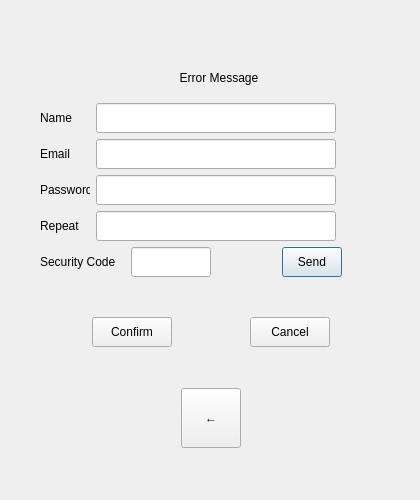
<?xml version="1.0" encoding="UTF-8"?>
<ui version="4.0">
 <class>signupDialog</class>
 <widget class="QDialog" name="signupDialog">
  <property name="geometry">
   <rect>
    <x>0</x>
    <y>0</y>
    <width>420</width>
    <height>500</height>
   </rect>
  </property>
  <property name="minimumSize">
   <size>
    <width>380</width>
    <height>500</height>
   </size>
  </property>
  <property name="maximumSize">
   <size>
    <width>420</width>
    <height>500</height>
   </size>
  </property>
  <property name="windowTitle">
   <string>Dialog</string>
  </property>
  <layout class="QVBoxLayout" name="verticalLayout">
   <item>
    <layout class="QVBoxLayout" name="verticalLayout_2">
     <item>
      <widget class="QStackedWidget" name="stackedWidget">
       <property name="minimumSize">
        <size>
         <width>400</width>
         <height>480</height>
        </size>
       </property>
       <property name="maximumSize">
        <size>
         <width>400</width>
         <height>480</height>
        </size>
       </property>
       <property name="currentIndex">
        <number>0</number>
       </property>
       <widget class="QWidget" name="page">
        <property name="minimumSize">
         <size>
          <width>400</width>
          <height>480</height>
         </size>
        </property>
        <property name="maximumSize">
         <size>
          <width>400</width>
          <height>480</height>
         </size>
        </property>
        <layout class="QVBoxLayout" name="verticalLayout_3">
         <item>
          <spacer name="verticalSpacer_4">
           <property name="orientation">
            <enum>Qt::Vertical</enum>
           </property>
           <property name="sizeType">
            <enum>QSizePolicy::Preferred</enum>
           </property>
           <property name="sizeHint" stdset="0">
            <size>
             <width>20</width>
             <height>40</height>
            </size>
           </property>
          </spacer>
         </item>
         <item>
          <widget class="QWidget" name="widget" native="true">
           <property name="minimumSize">
            <size>
             <width>0</width>
             <height>30</height>
            </size>
           </property>
           <layout class="QVBoxLayout" name="verticalLayout_4">
            <item>
             <widget class="QLabel" name="err_label">
              <property name="minimumSize">
               <size>
                <width>380</width>
                <height>30</height>
               </size>
              </property>
              <property name="maximumSize">
               <size>
                <width>380</width>
                <height>30</height>
               </size>
              </property>
              <property name="text">
               <string>Error Message</string>
              </property>
              <property name="alignment">
               <set>Qt::AlignCenter</set>
              </property>
             </widget>
            </item>
           </layout>
          </widget>
         </item>
         <item>
          <layout class="QHBoxLayout" name="horizontalLayout">
           <item>
            <spacer name="horizontalSpacer_4">
             <property name="orientation">
              <enum>Qt::Horizontal</enum>
             </property>
             <property name="sizeType">
              <enum>QSizePolicy::Fixed</enum>
             </property>
             <property name="sizeHint" stdset="0">
              <size>
               <width>20</width>
               <height>20</height>
              </size>
             </property>
            </spacer>
           </item>
           <item>
            <widget class="QLabel" name="userName_label">
             <property name="minimumSize">
              <size>
               <width>50</width>
               <height>30</height>
              </size>
             </property>
             <property name="maximumSize">
              <size>
               <width>50</width>
               <height>30</height>
              </size>
             </property>
             <property name="text">
              <string>Name</string>
             </property>
            </widget>
           </item>
           <item>
            <widget class="QLineEdit" name="userName_box">
             <property name="minimumSize">
              <size>
               <width>240</width>
               <height>30</height>
              </size>
             </property>
             <property name="maximumSize">
              <size>
               <width>240</width>
               <height>30</height>
              </size>
             </property>
             <property name="maxLength">
              <number>180</number>
             </property>
            </widget>
           </item>
           <item>
            <spacer name="horizontalSpacer_3">
             <property name="orientation">
              <enum>Qt::Horizontal</enum>
             </property>
             <property name="sizeType">
              <enum>QSizePolicy::Expanding</enum>
             </property>
             <property name="sizeHint" stdset="0">
              <size>
               <width>20</width>
               <height>20</height>
              </size>
             </property>
            </spacer>
           </item>
          </layout>
         </item>
         <item>
          <layout class="QHBoxLayout" name="horizontalLayout_2">
           <item>
            <spacer name="horizontalSpacer_5">
             <property name="orientation">
              <enum>Qt::Horizontal</enum>
             </property>
             <property name="sizeType">
              <enum>QSizePolicy::Fixed</enum>
             </property>
             <property name="sizeHint" stdset="0">
              <size>
               <width>20</width>
               <height>20</height>
              </size>
             </property>
            </spacer>
           </item>
           <item>
            <widget class="QLabel" name="email_label">
             <property name="minimumSize">
              <size>
               <width>50</width>
               <height>30</height>
              </size>
             </property>
             <property name="maximumSize">
              <size>
               <width>50</width>
               <height>30</height>
              </size>
             </property>
             <property name="text">
              <string>Email</string>
             </property>
            </widget>
           </item>
           <item>
            <widget class="QLineEdit" name="email_box">
             <property name="minimumSize">
              <size>
               <width>240</width>
               <height>30</height>
              </size>
             </property>
             <property name="maximumSize">
              <size>
               <width>240</width>
               <height>30</height>
              </size>
             </property>
             <property name="maxLength">
              <number>180</number>
             </property>
            </widget>
           </item>
           <item>
            <spacer name="horizontalSpacer_6">
             <property name="orientation">
              <enum>Qt::Horizontal</enum>
             </property>
             <property name="sizeType">
              <enum>QSizePolicy::Expanding</enum>
             </property>
             <property name="sizeHint" stdset="0">
              <size>
               <width>20</width>
               <height>20</height>
              </size>
             </property>
            </spacer>
           </item>
          </layout>
         </item>
         <item>
          <layout class="QHBoxLayout" name="horizontalLayout_3">
           <item>
            <spacer name="horizontalSpacer_7">
             <property name="orientation">
              <enum>Qt::Horizontal</enum>
             </property>
             <property name="sizeType">
              <enum>QSizePolicy::Fixed</enum>
             </property>
             <property name="sizeHint" stdset="0">
              <size>
               <width>20</width>
               <height>20</height>
              </size>
             </property>
            </spacer>
           </item>
           <item>
            <widget class="QLabel" name="passwd_label">
             <property name="minimumSize">
              <size>
               <width>50</width>
               <height>30</height>
              </size>
             </property>
             <property name="maximumSize">
              <size>
               <width>50</width>
               <height>30</height>
              </size>
             </property>
             <property name="text">
              <string>Password</string>
             </property>
            </widget>
           </item>
           <item>
            <widget class="QLineEdit" name="passwd_box">
             <property name="minimumSize">
              <size>
               <width>240</width>
               <height>30</height>
              </size>
             </property>
             <property name="maximumSize">
              <size>
               <width>240</width>
               <height>30</height>
              </size>
             </property>
             <property name="maxLength">
              <number>160</number>
             </property>
            </widget>
           </item>
           <item>
            <widget class="ClickedLabel" name="pass_visible">
             <property name="minimumSize">
              <size>
               <width>30</width>
               <height>30</height>
              </size>
             </property>
             <property name="maximumSize">
              <size>
               <width>30</width>
               <height>30</height>
              </size>
             </property>
             <property name="text">
              <string/>
             </property>
            </widget>
           </item>
           <item>
            <spacer name="horizontalSpacer_8">
             <property name="orientation">
              <enum>Qt::Horizontal</enum>
             </property>
             <property name="sizeType">
              <enum>QSizePolicy::Expanding</enum>
             </property>
             <property name="sizeHint" stdset="0">
              <size>
               <width>20</width>
               <height>20</height>
              </size>
             </property>
            </spacer>
           </item>
          </layout>
         </item>
         <item>
          <layout class="QHBoxLayout" name="horizontalLayout_4">
           <item>
            <spacer name="horizontalSpacer_9">
             <property name="orientation">
              <enum>Qt::Horizontal</enum>
             </property>
             <property name="sizeType">
              <enum>QSizePolicy::Fixed</enum>
             </property>
             <property name="sizeHint" stdset="0">
              <size>
               <width>20</width>
               <height>20</height>
              </size>
             </property>
            </spacer>
           </item>
           <item>
            <widget class="QLabel" name="repeatPasswd_label">
             <property name="minimumSize">
              <size>
               <width>50</width>
               <height>30</height>
              </size>
             </property>
             <property name="maximumSize">
              <size>
               <width>50</width>
               <height>30</height>
              </size>
             </property>
             <property name="text">
              <string>Repeat</string>
             </property>
            </widget>
           </item>
           <item>
            <widget class="QLineEdit" name="repeatPasswd_box">
             <property name="minimumSize">
              <size>
               <width>240</width>
               <height>30</height>
              </size>
             </property>
             <property name="maximumSize">
              <size>
               <width>240</width>
               <height>30</height>
              </size>
             </property>
             <property name="maxLength">
              <number>160</number>
             </property>
            </widget>
           </item>
           <item>
            <widget class="ClickedLabel" name="passre_visible">
             <property name="minimumSize">
              <size>
               <width>30</width>
               <height>30</height>
              </size>
             </property>
             <property name="maximumSize">
              <size>
               <width>30</width>
               <height>30</height>
              </size>
             </property>
             <property name="text">
              <string/>
             </property>
            </widget>
           </item>
           <item>
            <spacer name="horizontalSpacer_10">
             <property name="orientation">
              <enum>Qt::Horizontal</enum>
             </property>
             <property name="sizeType">
              <enum>QSizePolicy::Expanding</enum>
             </property>
             <property name="sizeHint" stdset="0">
              <size>
               <width>20</width>
               <height>20</height>
              </size>
             </property>
            </spacer>
           </item>
          </layout>
         </item>
         <item>
          <layout class="QHBoxLayout" name="horizontalLayout_5">
           <item>
            <spacer name="horizontalSpacer_11">
             <property name="orientation">
              <enum>Qt::Horizontal</enum>
             </property>
             <property name="sizeType">
              <enum>QSizePolicy::Fixed</enum>
             </property>
             <property name="sizeHint" stdset="0">
              <size>
               <width>20</width>
               <height>20</height>
              </size>
             </property>
            </spacer>
           </item>
           <item>
            <widget class="QLabel" name="securityCode_label">
             <property name="minimumSize">
              <size>
               <width>85</width>
               <height>30</height>
              </size>
             </property>
             <property name="maximumSize">
              <size>
               <width>85</width>
               <height>30</height>
              </size>
             </property>
             <property name="text">
              <string>Security Code</string>
             </property>
            </widget>
           </item>
           <item>
            <widget class="QLineEdit" name="securityCode_box">
             <property name="minimumSize">
              <size>
               <width>80</width>
               <height>30</height>
              </size>
             </property>
             <property name="maximumSize">
              <size>
               <width>80</width>
               <height>30</height>
              </size>
             </property>
            </widget>
           </item>
           <item>
            <spacer name="horizontalSpacer_19">
             <property name="orientation">
              <enum>Qt::Horizontal</enum>
             </property>
             <property name="sizeHint" stdset="0">
              <size>
               <width>40</width>
               <height>20</height>
              </size>
             </property>
            </spacer>
           </item>
           <item>
            <widget class="TimerBtn" name="securityCode_btn">
             <property name="minimumSize">
              <size>
               <width>60</width>
               <height>30</height>
              </size>
             </property>
             <property name="maximumSize">
              <size>
               <width>60</width>
               <height>30</height>
              </size>
             </property>
             <property name="text">
              <string>Send</string>
             </property>
            </widget>
           </item>
           <item>
            <spacer name="horizontalSpacer_12">
             <property name="orientation">
              <enum>Qt::Horizontal</enum>
             </property>
             <property name="sizeType">
              <enum>QSizePolicy::Preferred</enum>
             </property>
             <property name="sizeHint" stdset="0">
              <size>
               <width>60</width>
               <height>20</height>
              </size>
             </property>
            </spacer>
           </item>
          </layout>
         </item>
         <item>
          <spacer name="verticalSpacer_2">
           <property name="orientation">
            <enum>Qt::Vertical</enum>
           </property>
           <property name="sizeType">
            <enum>QSizePolicy::Preferred</enum>
           </property>
           <property name="sizeHint" stdset="0">
            <size>
             <width>20</width>
             <height>40</height>
            </size>
           </property>
          </spacer>
         </item>
         <item>
          <layout class="QHBoxLayout" name="horizontalLayout_6">
           <item>
            <widget class="QPushButton" name="confirm_btn">
             <property name="minimumSize">
              <size>
               <width>80</width>
               <height>30</height>
              </size>
             </property>
             <property name="maximumSize">
              <size>
               <width>80</width>
               <height>30</height>
              </size>
             </property>
             <property name="text">
              <string>Confirm</string>
             </property>
            </widget>
           </item>
           <item>
            <widget class="QPushButton" name="cancel_btn">
             <property name="minimumSize">
              <size>
               <width>80</width>
               <height>30</height>
              </size>
             </property>
             <property name="maximumSize">
              <size>
               <width>80</width>
               <height>30</height>
              </size>
             </property>
             <property name="text">
              <string>Cancel</string>
             </property>
            </widget>
           </item>
          </layout>
         </item>
         <item>
          <spacer name="verticalSpacer">
           <property name="orientation">
            <enum>Qt::Vertical</enum>
           </property>
           <property name="sizeType">
            <enum>QSizePolicy::Preferred</enum>
           </property>
           <property name="sizeHint" stdset="0">
            <size>
             <width>20</width>
             <height>40</height>
            </size>
           </property>
          </spacer>
         </item>
         <item>
          <layout class="QHBoxLayout" name="horizontalLayout_7">
           <item>
            <spacer name="horizontalSpacer_2">
             <property name="orientation">
              <enum>Qt::Horizontal</enum>
             </property>
             <property name="sizeType">
              <enum>QSizePolicy::Preferred</enum>
             </property>
             <property name="sizeHint" stdset="0">
              <size>
               <width>40</width>
               <height>20</height>
              </size>
             </property>
            </spacer>
           </item>
           <item>
            <widget class="QPushButton" name="back_btn">
             <property name="minimumSize">
              <size>
               <width>60</width>
               <height>60</height>
              </size>
             </property>
             <property name="maximumSize">
              <size>
               <width>60</width>
               <height>60</height>
              </size>
             </property>
             <property name="text">
              <string>←</string>
             </property>
            </widget>
           </item>
           <item>
            <spacer name="horizontalSpacer">
             <property name="orientation">
              <enum>Qt::Horizontal</enum>
             </property>
             <property name="sizeType">
              <enum>QSizePolicy::Preferred</enum>
             </property>
             <property name="sizeHint" stdset="0">
              <size>
               <width>40</width>
               <height>20</height>
              </size>
             </property>
            </spacer>
           </item>
          </layout>
         </item>
         <item>
          <spacer name="verticalSpacer_3">
           <property name="orientation">
            <enum>Qt::Vertical</enum>
           </property>
           <property name="sizeType">
            <enum>QSizePolicy::Expanding</enum>
           </property>
           <property name="sizeHint" stdset="0">
            <size>
             <width>20</width>
             <height>40</height>
            </size>
           </property>
          </spacer>
         </item>
        </layout>
       </widget>
       <widget class="QWidget" name="page_2">
        <property name="minimumSize">
         <size>
          <width>400</width>
          <height>0</height>
         </size>
        </property>
        <property name="maximumSize">
         <size>
          <width>400</width>
          <height>16777215</height>
         </size>
        </property>
        <layout class="QVBoxLayout" name="verticalLayout_5">
         <item>
          <spacer name="verticalSpacer_7">
           <property name="orientation">
            <enum>Qt::Vertical</enum>
           </property>
           <property name="sizeType">
            <enum>QSizePolicy::Expanding</enum>
           </property>
           <property name="sizeHint" stdset="0">
            <size>
             <width>20</width>
             <height>40</height>
            </size>
           </property>
          </spacer>
         </item>
         <item>
          <layout class="QHBoxLayout" name="horizontalLayout_11">
           <item>
            <spacer name="horizontalSpacer_15">
             <property name="orientation">
              <enum>Qt::Horizontal</enum>
             </property>
             <property name="sizeHint" stdset="0">
              <size>
               <width>40</width>
               <height>20</height>
              </size>
             </property>
            </spacer>
           </item>
           <item>
            <widget class="QLabel" name="tip_lb">
             <property name="minimumSize">
              <size>
               <width>200</width>
               <height>30</height>
              </size>
             </property>
             <property name="maximumSize">
              <size>
               <width>200</width>
               <height>30</height>
              </size>
             </property>
             <property name="text">
              <string>Sign up successfully, will be back to login in window in 5s</string>
             </property>
             <property name="alignment">
              <set>Qt::AlignCenter</set>
             </property>
             <property name="wordWrap">
              <bool>true</bool>
             </property>
            </widget>
           </item>
           <item>
            <spacer name="horizontalSpacer_16">
             <property name="orientation">
              <enum>Qt::Horizontal</enum>
             </property>
             <property name="sizeHint" stdset="0">
              <size>
               <width>40</width>
               <height>20</height>
              </size>
             </property>
            </spacer>
           </item>
          </layout>
         </item>
         <item>
          <spacer name="verticalSpacer_8">
           <property name="orientation">
            <enum>Qt::Vertical</enum>
           </property>
           <property name="sizeHint" stdset="0">
            <size>
             <width>20</width>
             <height>40</height>
            </size>
           </property>
          </spacer>
         </item>
         <item>
          <layout class="QHBoxLayout" name="horizontalLayout_10">
           <item>
            <spacer name="horizontalSpacer_13">
             <property name="orientation">
              <enum>Qt::Horizontal</enum>
             </property>
             <property name="sizeHint" stdset="0">
              <size>
               <width>40</width>
               <height>20</height>
              </size>
             </property>
            </spacer>
           </item>
           <item>
            <widget class="QLabel" name="label">
             <property name="minimumSize">
              <size>
               <width>130</width>
               <height>30</height>
              </size>
             </property>
             <property name="maximumSize">
              <size>
               <width>130</width>
               <height>30</height>
              </size>
             </property>
             <property name="text">
              <string>Click to back to login in</string>
             </property>
             <property name="alignment">
              <set>Qt::AlignCenter</set>
             </property>
            </widget>
           </item>
           <item>
            <spacer name="horizontalSpacer_14">
             <property name="orientation">
              <enum>Qt::Horizontal</enum>
             </property>
             <property name="sizeHint" stdset="0">
              <size>
               <width>40</width>
               <height>20</height>
              </size>
             </property>
            </spacer>
           </item>
          </layout>
         </item>
         <item>
          <spacer name="verticalSpacer_6">
           <property name="orientation">
            <enum>Qt::Vertical</enum>
           </property>
           <property name="sizeHint" stdset="0">
            <size>
             <width>20</width>
             <height>40</height>
            </size>
           </property>
          </spacer>
         </item>
         <item>
          <layout class="QHBoxLayout" name="horizontalLayout_8">
           <item>
            <spacer name="horizontalSpacer_17">
             <property name="orientation">
              <enum>Qt::Horizontal</enum>
             </property>
             <property name="sizeHint" stdset="0">
              <size>
               <width>40</width>
               <height>20</height>
              </size>
             </property>
            </spacer>
           </item>
           <item>
            <widget class="QPushButton" name="return_btn">
             <property name="minimumSize">
              <size>
               <width>90</width>
               <height>30</height>
              </size>
             </property>
             <property name="maximumSize">
              <size>
               <width>90</width>
               <height>30</height>
              </size>
             </property>
             <property name="text">
              <string>Back to login in</string>
             </property>
            </widget>
           </item>
           <item>
            <spacer name="horizontalSpacer_18">
             <property name="orientation">
              <enum>Qt::Horizontal</enum>
             </property>
             <property name="sizeHint" stdset="0">
              <size>
               <width>40</width>
               <height>20</height>
              </size>
             </property>
            </spacer>
           </item>
          </layout>
         </item>
         <item>
          <spacer name="verticalSpacer_5">
           <property name="orientation">
            <enum>Qt::Vertical</enum>
           </property>
           <property name="sizeHint" stdset="0">
            <size>
             <width>20</width>
             <height>40</height>
            </size>
           </property>
          </spacer>
         </item>
        </layout>
       </widget>
      </widget>
     </item>
    </layout>
   </item>
  </layout>
 </widget>
 <customwidgets>
  <customwidget>
   <class>TimerBtn</class>
   <extends>QPushButton</extends>
   <header>timerbtn.h</header>
  </customwidget>
  <customwidget>
   <class>ClickedLabel</class>
   <extends>QLabel</extends>
   <header>clickedlabel.h</header>
  </customwidget>
 </customwidgets>
 <resources/>
 <connections/>
</ui>
